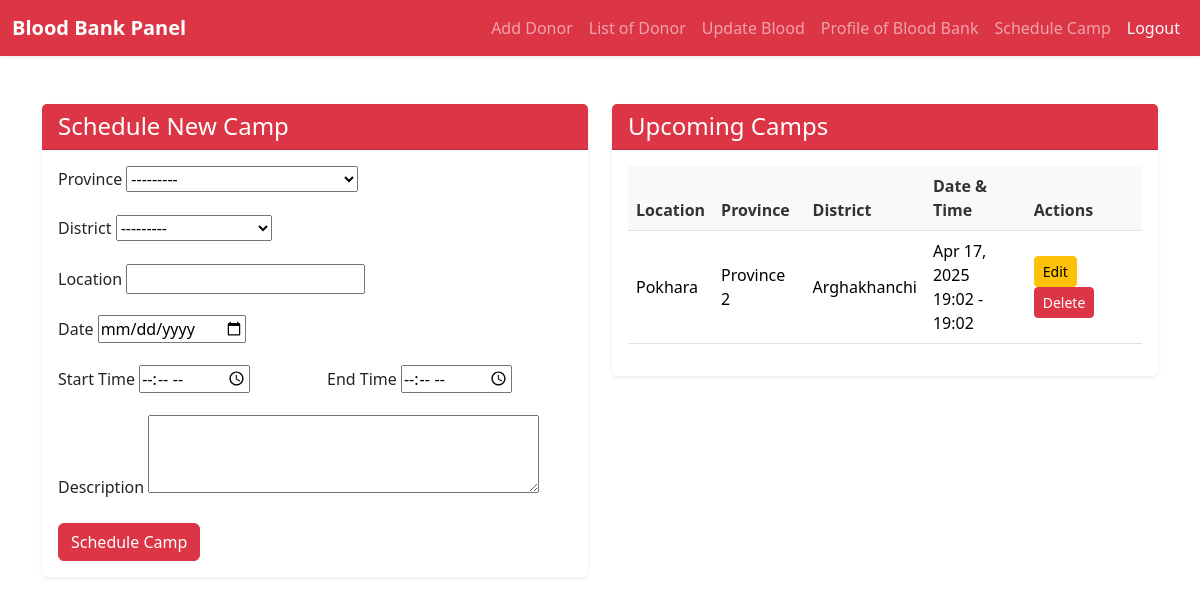
Page /camp-schedules/ (signed in) on the committed database.
### core/models.py (models this page shows, shortened)
class CampSchedule(models.Model):
    bloodbank = models.ForeignKey(BloodBankRegistration, on_delete=models.CASCADE, related_name='camps')
    province = models.CharField(max_length=30, choices=PROVINCE_CHOICES)
    district = models.CharField(max_length=30, choices=DISTRICT_CHOICES)
    location = models.CharField(max_length=255)
    schedule_date = models.DateField()
    start_time = models.TimeField()
    end_time = models.TimeField()
    description = models.TextField(blank=True)
    created_at = models.DateTimeField(auto_now_add=True)

### core/views.py (the view)
# urls.py: path('camp-schedules/', views.camp_schedules, name='camp_schedules'),
def camp_schedules(request):
    user_id = request.session.get('bloodbank_user_id')
    if not user_id:
        return redirect('raktasewa_login')
    bloodbank = BloodBankRegistration.objects.get(id=user_id)
    camps = CampSchedule.objects.filter(bloodbank=bloodbank).order_by('-schedule_date')
    return render(request, 'camp_schedules.html', {
        'camps': camps,
        'form': CampScheduleForm()
    })

### core/forms.py
class CampScheduleForm(forms.ModelForm):
    class Meta:
        model = CampSchedule
        fields = ['bloodbank', 'province', 'district', 'location', 'schedule_date', 'start_time', 'end_time', 'description']
        widgets = {
            'schedule_date': forms.DateInput(attrs={'type': 'date'}),
            'start_time': forms.TimeInput(attrs={'type': 'time'}),
            'end_time': forms.TimeInput(attrs={'type': 'time'}),
            'description': forms.Textarea(attrs={'rows': 3}),
        }

### templates/camp_schedules.html (shortened to what this page needs)
{% extends 'base2.html' %}
{% load static %}
{% block extra_head %}
  <link rel="stylesheet" href="{% static 'css/camp_schedules.css' %}">
{% endblock %}
{% block content %}
<div class="container my-5">
  <div class="row">
    <div class="col-md-6">
      <div class="card shadow-sm mb-4">
        <div class="card-header bg-danger text-white">
          <h4 class="mb-0">Schedule New Camp</h4>
        </div>
        <div class="card-body">
          <form method="post" action="{% url 'add_camp' %}" enctype="multipart/form-data">
            <div class="mb-3">
              <label for="{{ form.province.id_for_label }}" class="form-label">Province</label>
              {{ form.province }}
            </div>
            <div class="mb-3">
              <label for="{{ form.district.id_for_label }}" class="form-label">District</label>
              {{ form.district }}
            </div>
            <div class="mb-3">
              <label for="{{ form.location.id_for_label }}" class="form-label">Location</label>
              {{ form.location }}
            </div>
            <div class="mb-3">
              <label for="{{ form.schedule_date.id_for_label }}" class="form-label">Date</label>
              {{ form.schedule_date }}
            </div>
            <div class="row">
              <div class="col-md-6 mb-3">
                <label for="{{ form.start_time.id_for_label }}" class="form-label">Start Time</label>
                {{ form.start_time }}
              </div>
              <div class="col-md-6 mb-3">
                <label for="{{ form.end_time.id_for_label }}" class="form-label">End Time</label>
                {{ form.end_time }}
              </div>
            </div>
            <div class="mb-3">
              <label for="{{ form.description.id_for_label }}" class="form-label">Description</label>
              {{ form.description }}
            </div>
            <button type="submit" class="btn btn-danger">Schedule Camp</button>
          </form>
        </div>
      </div>
    </div>
    <div class="col-md-6">
      <div class="card shadow-sm">
        <div class="card-header bg-danger text-white">
          <h4 class="mb-0">Upcoming Camps</h4>
        </div>
        <div class="card-body">
          <div class="table-responsive">
            <table class="table table-hover">
              <thead>
                <tr>
                  <th>Location</th>
                  <th>Province</th>
                  <th>District</th>
                  <th>Date & Time</th>
                  <th>Actions</th>
                </tr>
              </thead>
              <tbody>
                {% for camp in camps %}
                <tr>
                  <td>{{ camp.location }}</td>
                  <td>{{ camp.province }}</td>
                  <td>{{ camp.district }}</td>
                  <td>
                    {{ camp.schedule_date|date:"M d, Y" }}<br>
                    {{ camp.start_time|time:"H:i" }} - {{ camp.end_time|time:"H:i" }}
                  </td>
                  <td>
                    <a href="{% url 'edit_camp' camp.id %}" class="btn btn-sm btn-warning me-1">Edit</a>
                    <form method="post" action="{% url 'delete_camp' camp.id %}" style="display: inline;">
                      <button type="submit" class="btn btn-sm btn-danger" onclick="return confirm('Are you sure you want to delete this camp?')">Delete</button>
                    </form>
                  </td>
                </tr>
                {% endfor %}
              </tbody>
            </table>
          </div>
        </div>
      </div>
    </div>
  </div>
</div>
{% endblock %}

### static/css/camp_schedules.css (style rules this page uses)
.card { border: none; margin-bottom: 1.5rem; }
.card-header { background-color: #dc3545; color: white; }
.card-header h4 { margin-bottom: 0; }
.form-label { font-weight: 500; }
.table th { background-color: #f8f9fa; color: #333; font-weight: 600; }
.table td { vertical-align: middle; }
.btn-danger { background-color: #dc3545; border-color: #dc3545; }
.btn-warning { background-color: #ffc107; border-color: #ffc107; }
.btn-sm { padding: 0.25rem 0.5rem; font-size: 0.875rem; }
.table-responsive { overflow-x: auto; }

### rows in the picture
CampSchedule: location "Pokhara", province "Province 2", district "Arghakhanchi", schedule_date "Apr 17, 2025", start_time "19:02", end_time "19:02"
